Frame 1 (no input): blank canvas, image omitted
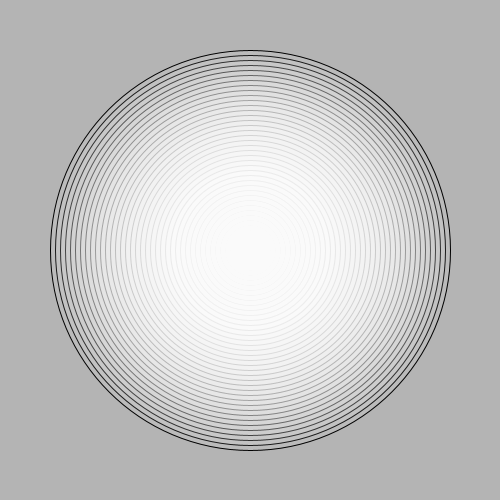
Frame 60 (the mouse pressed at the canvas centre just before this capture)
Frame 120 (the mouse held since frame 60 and released just before this capture): identical to frame 60, image omitted

The Processing sketch that drew this single still picture (run headless with seeded random() and noise(); from frame 60 on, the mouse is pressed at the canvas centre):

// Processing sketch: list2_3
// ── list2_3.pde
int diam=10;
float centX,centY;

void setup(){
  size(500,500);
  frameRate(24);
  smooth();
  background(180);
  centX=width/2;
  centY=height/2;
  stroke(0);
  strokeWeight(1);
  fill(255,25);
}

void draw(){
  if(diam<=400){
    ellipse(centX,centY,diam,diam);
    diam+=10;
  }
}
